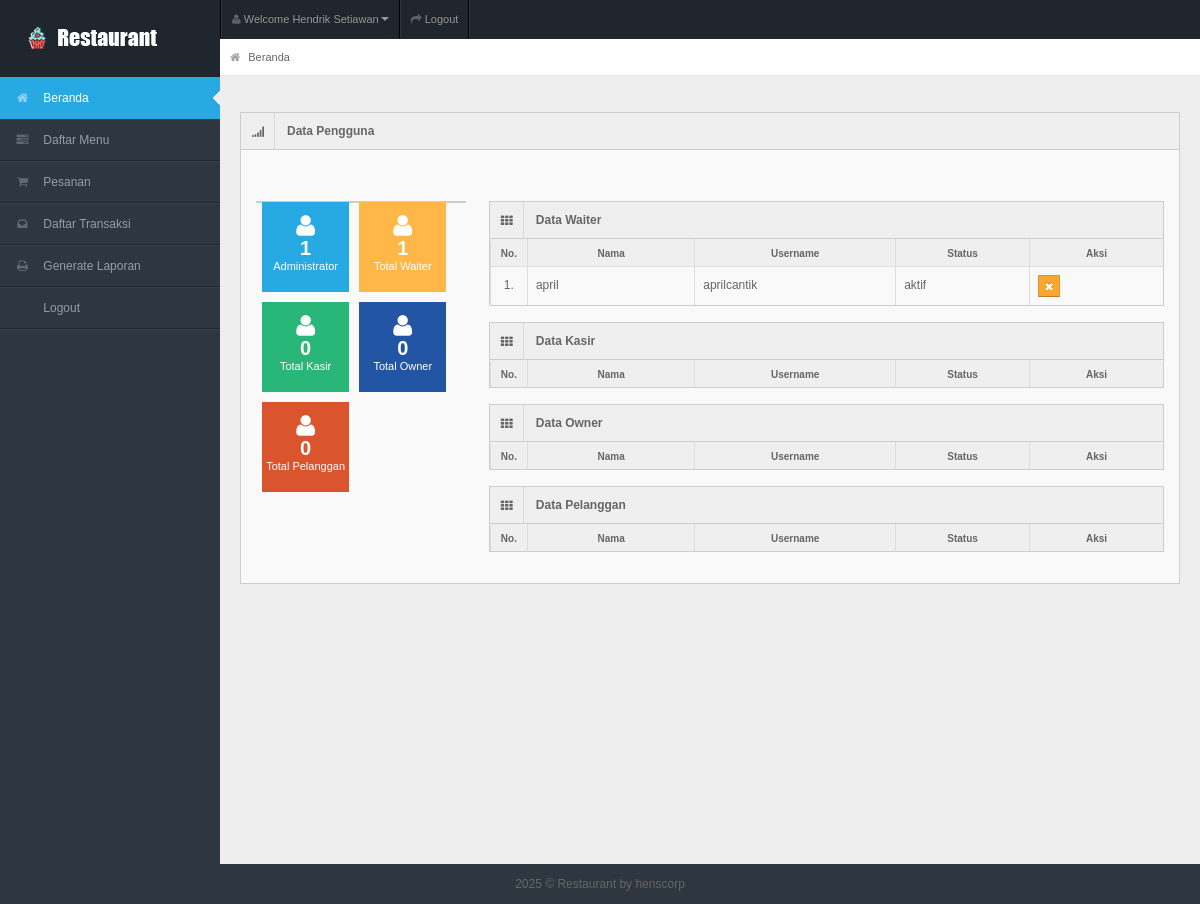
The app's page /beranda.php (signed in), older data.
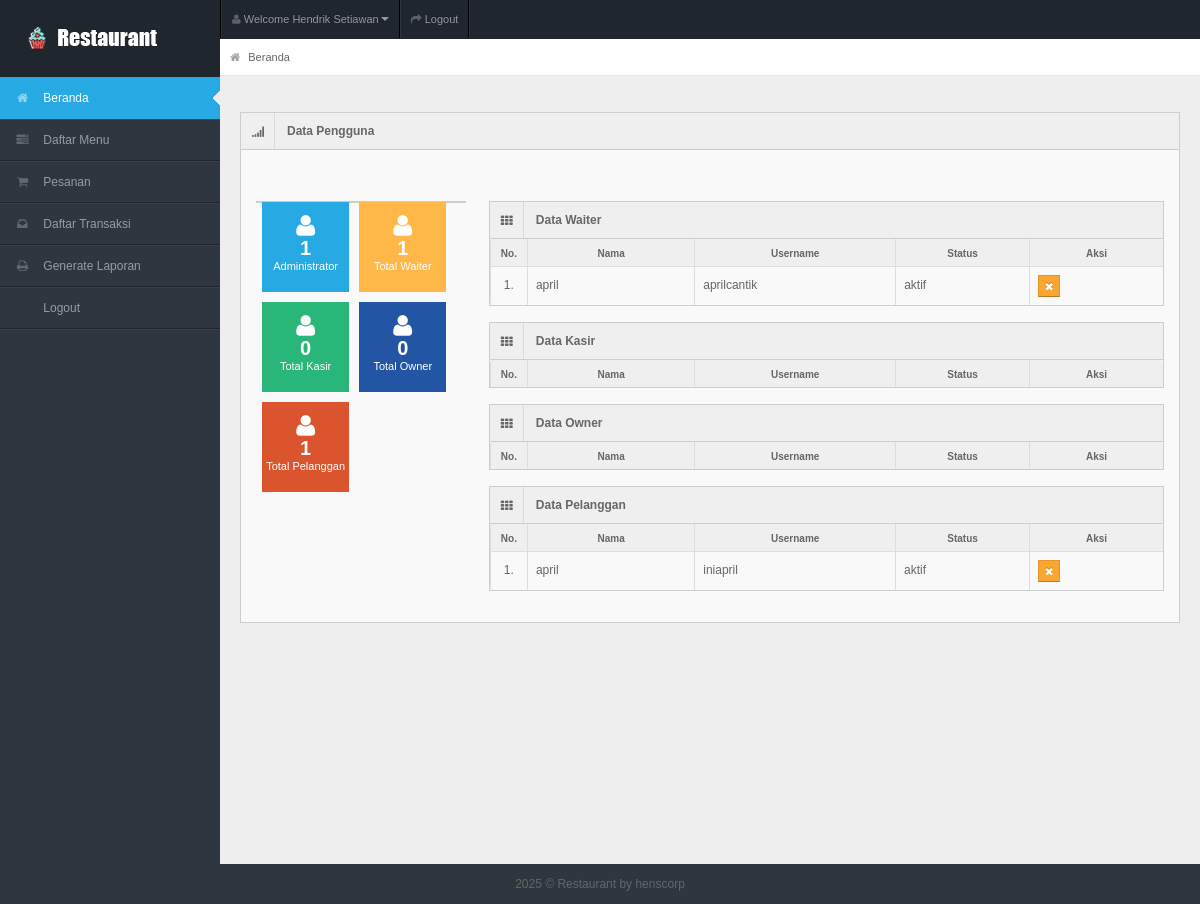
The same page, newer data.
### tables this page shows
CREATE TABLE `tb_user` (
  `id_user` int(11) NOT NULL,
  `username` varchar(150) NOT NULL,
  `password` varchar(150) NOT NULL,
  `nama_user` varchar(150) NOT NULL,
  `id_level` int(11) NOT NULL,
  `status` varchar(150) NOT NULL
);

### beranda.php (the view, shortened to what the changed rows need)
<!DOCTYPE html>
<?php
include "connection/koneksi.php";
$id = $_SESSION['id_user'];
if(isset ($_SESSION['username'])){
  $query = "select * from tb_user natural join tb_level where id_user = $id";
  mysqli_query($conn, $query);
  $sql = mysqli_query($conn, $query);
  $query_jml_adm = "select count(*) AS jumlah_adm from tb_user natural join tb_level where id_level = 1 and status = 'aktif'";
  $sql_jml_adm = mysqli_query($conn, $query_jml_adm);
  $result_adm = mysqli_fetch_array($sql_jml_adm);
  $query_jml_wtr = "select count(*) AS jumlah_wtr from tb_user natural join tb_level where id_level = 2 and status = 'aktif'";
  $sql_jml_wtr = mysqli_query($conn, $query_jml_wtr);
  $result_wtr = mysqli_fetch_array($sql_jml_wtr);
  $query_jml_ksr = "select count(*) AS jumlah_ksr from tb_user natural join tb_level where id_level = 3 and status = 'aktif'";
  $sql_jml_ksr = mysqli_query($conn, $query_jml_ksr);
  $result_ksr = mysqli_fetch_array($sql_jml_ksr);
  $query_jml_own = "select count(*) AS jumlah_own from tb_user natural join tb_level where id_level = 4 and status = 'aktif'";
  $sql_jml_own = mysqli_query($conn, $query_jml_own);
  $result_own = mysqli_fetch_array($sql_jml_own);
  $query_jml_plg = "select count(*) AS jumlah_plg from tb_user natural join tb_level where id_level = 5 and status = 'aktif'";
  $sql_jml_plg = mysqli_query($conn, $query_jml_plg);
  $result_plg = mysqli_fetch_array($sql_jml_plg);
  while($r = mysqli_fetch_array($sql)){
?>
<html lang="en">
<head>
<link rel="stylesheet" href="template/dashboard/css/bootstrap.min.css" />
<link rel="stylesheet" href="template/dashboard/css/bootstrap-responsive.min.css" />
<link rel="stylesheet" href="template/dashboard/css/fullcalendar.css" />
<link rel="stylesheet" href="template/dashboard/css/matrix-style.css" />
<link rel="stylesheet" href="template/dashboard/css/matrix-media.css" />
<link href="template/dashboard/font-awesome/css/font-awesome.css" rel="stylesheet" />
<link rel="stylesheet" href="template/dashboard/css/jquery.gritter.css" />
</head>
<body>
<div id="header">
  <h1><a href="dashboard.php">Beranda</a></h1>
</div>
<div id="user-nav" class="navbar navbar-inverse">
  <ul class="nav">
    <li  class="dropdown" id="profile-messages" ><a title="" href="#" data-toggle="dropdown" data-target="#profile-messages" class="dropdown-toggle"><i class="icon icon-user"></i>  <span class="text">Welcome <?php echo $r['nama_user'];?></span><b class="caret"></b></a>
    </li>
    <li class=""><a title="" href="logout.php"><i class="icon icon-share-alt"></i> <span class="text">Logout</span></a></li>
  </ul>
</div>
<div id="sidebar"><a href="beranda.php" class="visible-phone"><i class="icon icon-home"></i> Beranda</a>
  <ul>
  <?php
    if($r['id_level'] == 1){
  ?>
    <li class="active"><a href="beranda.php"><i class="icon icon-home"></i> <span>Beranda</span></a> </li>
    <li> <a href="entri_referensi.php"><i class="icon icon-tasks"></i> <span>Daftar Menu</span></a> </li>
    <li> <a href="entri_order.php"><i class="icon icon-shopping-cart"></i> <span>Pesanan</span></a> </li>
    <li> <a href="entri_transaksi.php"><i class="icon icon-inbox"></i> <span>Daftar Transaksi</span></a> </li>
    <li> <a href="generate_laporan.php"><i class="icon icon-print"></i> <span>Generate Laporan</span></a> </li>
    <li> <a href="logout.php"><i class="icon icon-sign-out"></i> <span>Logout</span></a> </li>
  <?php
    } else if($r['id_level'] == 2){
  ?>
    <li class="active"><a href="beranda.php"><i class="icon icon-home"></i> <span>Beranda</span></a> </li>
    <li> <a href="entri_order.php"><i class="icon icon-shopping-cart"></i> <span>Entri Order</span></a> </li>
    <li> <a href="generate_laporan.php"><i class="icon icon-print"></i> <span>Generate Laporan</span></a> </li>
    <li> <a href="logout.php"><i class="icon icon-sign-out"></i> <span>Logout</span></a> </li>
  <?php
    } else if($r['id_level'] == 3){
  ?>
    <li class="active"><a href="beranda.php"><i class="icon icon-home"></i> <span>Beranda</span></a> </li>
    <li> <a href="entri_transaksi.php"><i class="icon icon-inbox"></i> <span>Entri Transaksi</span></a> </li>
    <li> <a href="generate_laporan.php"><i class="icon icon-print"></i> <span>Generate Laporan</span></a> </li>
    <li> <a href="logout.php"><i class="icon icon-sign-out"></i> <span>Logout</span></a> </li>
  <?php
    } else if($r['id_level'] == 4){
  ?>
    <li class="active"><a href="beranda.php"><i class="icon icon-home"></i> <span>Beranda</span></a> </li>
    <li> <a href="generate_laporan.php"><i class="icon icon-print"></i> <span>Generate Laporan</span></a> </li>
    <li> <a href="logout.php"><i class="icon icon-sign-out"></i> <span>Logout</span></a> </li>
  <?php
    } else if($r['id_level'] == 5){
  ?>
    <li class="active"><a href="beranda.php"><i class="icon icon-home"></i> <span>Beranda</span></a> </li>
    <li> <a href="entri_order.php"><i class="icon icon-shopping-cart"></i> <span>Entri Order</span></a> </li>
    <li> <a href="logout.php"><i class="icon icon-sign-out"></i> <span>Logout</span></a> </li>
  <?php
    }
  ?>
  </ul>
</div>
<div id="content">
  <div id="content-header">
    <div id="breadcrumb"> <a href="beranda.php" title="Go to Home" class="tip-bottom"><i class="icon-home"></i> Beranda</a></div>
  </div>
  <div class="container-fluid">
    <div class="row-fluid">
    <?php
      if($r['id_level'] == 1 || $r['id_level'] == 2 || $r['id_level'] == 3){
    ?>
      <div class="widget-box">
        <div class="widget-title bg_lg"><span class="icon"><i class="icon-signal"></i></span>
          <h5>Data Pengguna</h5>
        </div>
        <div class="widget-content" >
          <div class="row-fluid">
            <div class="span3">
              <div class="widget-box">
                <div class="widget-content nopadding">
                  <ul class="site-stats quick-actions">
                    <li class="bg_lb"><i class="icon-user"></i> <strong><?php echo $result_adm['jumlah_adm']; ?></strong> <small>Administrator</small></li>
                    <li class="bg_ly"><i class="icon-user"></i> <strong><?php echo $result_wtr['jumlah_wtr']; ?></strong> <small>Total Waiter</small></li>
                    <li class="bg_lg"><i class="icon-user"></i> <strong><?php echo $result_ksr['jumlah_ksr']; ?></strong> <small>Total Kasir</small></li>
                    <li class="bg_ls"><i class="icon-user"></i> <strong><?php echo $result_own['jumlah_own']; ?></strong> <small>Total Owner</small></li>
                    <li class="bg_lo"><i class="icon-user"></i> <strong><?php echo $result_plg['jumlah_plg']; ?></strong> <small>Total Pelanggan</small></li>
                  </ul>
                </div>
              </div>
            </div>
            <div class="span9">
              <div class="widget-box">
                <?php
                  $query_data_wtr = "select * from tb_user where id_level = 2";
                  $sql_data_wtr = mysqli_query($conn, $query_data_wtr);
                  $no = 1;
                ?>
                <div class="widget-title"> <span class="icon"> <i class="icon-th"></i> </span>
                  <h5>Data Waiter</h5>
                </div>
                <div class="widget-content nopadding">
                  <table class="table table-bordered" style="width: 100%">
                    <thead>
                      <tr>
                        <th style="width:5%">No.</th>
                        <th style="width:25%">Nama</th>
                        <th style="width:30%">Username</th>
                        <th style="width:20%">Status</th>
                        <th style="width:20%">Aksi</th>
                      </tr>
                    </thead>
                    <tbody>
                      <?php
                        while($r_dt_wtr = mysqli_fetch_array($sql_data_wtr)){
                      ?>
                        <tr class="odd gradeX">
                          <td><center><?php echo $no++; ?>.</center></td>
                          <td><?php echo $r_dt_wtr['nama_user']; ?></td>
                          <td><?php echo $r_dt_wtr['username']; ?></td>
                          <td><?php echo $r_dt_wtr['status']; ?></td>
                          <td>
                            <form action="" method="post">
                            <?php
                              if($r_dt_wtr['status'] == 'aktif'){
                            ?>
                                <button name="unvalidasi" value="<?php echo $r_dt_wtr['id_user']; ?>" class="btn btn-warning btn-mini">
                                  <i class='icon icon-remove'></i>
                                </button>
                            <?php
                              }
                            ?>
                            </form>
                          </td>
                        </tr>
                      <?php
                        }
                      ?>
                    </tbody>
                  </table>
                </div>
              </div>
              <div class="widget-box">
                <div class="widget-title"> <span class="icon"> <i class="icon-th"></i> </span>
                  <h5>Data Kasir</h5>
                </div>
                <div class="widget-content nopadding">
                  <table class="table table-bordered table-striped " style="width: 100%">
                    <thead>
                      <tr>
                        <th style="width:5%">No.</th>
                        <th style="width:25%">Nama</th>
                        <th style="width:30%">Username</th>
                        <th style="width:20%">Status</th>
                        <th style="width:20%">Aksi</th>
                      </tr>
                    </thead>
                  </table>
                </div>
              </div>
              <div class="widget-box">
                <div class="widget-title"> <span class="icon"> <i class="icon-th"></i> </span>
                  <h5>Data Owner</h5>
                </div>
                <div class="widget-content nopadding">
                  <table class="table table-bordered table-striped" style="width: 100%">
                    <thead>
                      <tr>
                        <th style="width:5%">No.</th>
                        <th style="width:25%">Nama</th>
                        <th style="width:30%">Username</th>
                        <th style="width:20%">Status</th>
                        <th style="width:20%">Aksi</th>
                      </tr>
                    </thead>
                  </table>
                </div>
              </div>
              <div class="widget-box">
                <?php
                  $query_data_plg = "select * from tb_user where id_level = 5";
                  $sql_data_plg = mysqli_query($conn, $query_data_plg);
                  $no_plg = 1;
                ?>
                <div class="widget-title"> <span class="icon"> <i class="icon-th"></i> </span>
                  <h5>Data Pelanggan</h5>
                </div>
                <div class="widget-content nopadding">
                  <table class="table table-bordered table-striped" style="width: 100%">
                    <thead>
                      <tr>
                        <th style="width:5%">No.</th>
                        <th style="width:25%">Nama</th>
                        <th style="width:30%">Username</th>
                        <th style="width:20%">Status</th>
                        <th style="width:20%">Aksi</th>
                      </tr>
                    </thead>
                    <tbody>
                      <?php
                        while($r_dt_plg = mysqli_fetch_array($sql_data_plg)){
                      ?>
                        <tr class="odd gradeX">
                          <td><center><?php echo $no_plg++; ?>.</center></td>
                          <td><?php echo $r_dt_plg['nama_user']; ?></td>
                          <td><?php echo $r_dt_plg['username']; ?></td>
                          <td><?php echo $r_dt_plg['status']; ?></td>
                          <td>
                            <form action="" method="post">
                            <?php
                              if($r_dt_plg['status'] == 'aktif'){
                            ?>
                                <button name="unvalidasi" value="<?php echo $r_dt_plg['id_user']; ?>" class="btn btn-warning btn-mini">
                                  <i class='icon icon-remove'></i>
                                </button>
                            <?php
                              }
                            ?>
                            </form>
                          </td>
                        </tr>
                      <?php
                        }
                      ?>
                    </tbody>
                  </table>
                </div>
              </div>
            </div>
          </div>
        </div>
      </div>
      <?php
        }
      ?>
    </div>
  </div>
</div>
<div class="row-fluid">
  <div id="footer" class="span12"> <?php echo date('Y'); ?> &copy; Restaurant <a href="#">by henscorp</a> </div>
</div>
</body>
</html>
<?php
  }
} else {
  header('location: logout.php');
}
?>

Row changes from the older to the newer data that the page shows:
computed for tb_user "Hendrik Setiawan": jumlah_plg "0" → "1"
added tb_user: nama_user "april", username "iniapril", status "aktif", $r_dt_plg['id_user'] 18 (drawn), shown under "Hendrik Setiawan"
